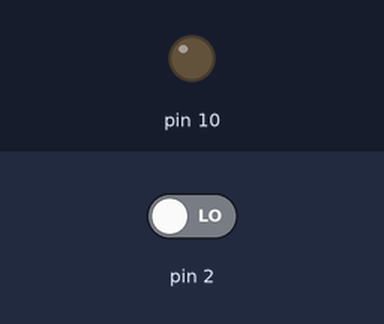
This sketch was run on a simulated Arduino Uno, built with avr-gcc and run on an emulated ATmega328P. Parts: output pins drawn as LEDs (lit = HIGH). The test bench sets the inputs (shaded band); at power-on: pin 2 LOW.

Above: at 1.2 s.
1.3 s: pin 2 driven HIGH
At 2.3 s:
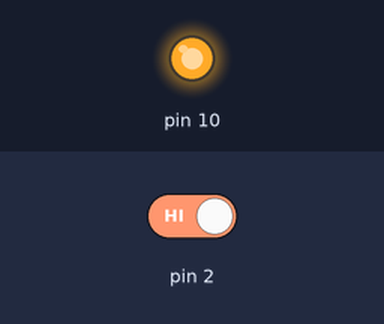
2.8 s: pin 2 driven LOW
At 3.4 s:
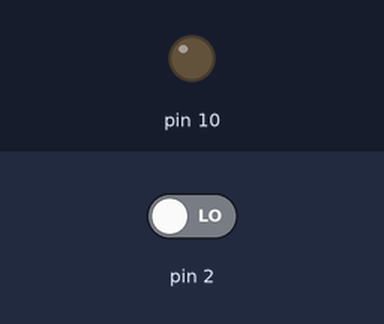
Timing chart, 0 to 5.8 s (numbered marks = the images above; inputs shaded):
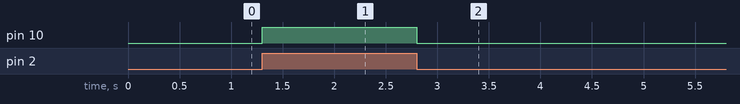

Measured:
- after the input at 1.3 s, pin 10: LOW → HIGH at once
- after the input at 2.8 s, pin 10: HIGH → LOW at once

The sketch:

bai3a.ino
```cpp
void setup() {
  // put your setup code here, to run once:
  pinMode(10,OUTPUT);
  pinMode(2,INPUT);
}

void loop() {
  // put your main code here, to run repeatedly:
  if(digitalRead(2)==1)
  {
    digitalWrite(10,1);
  }
  else
  {
    digitalWrite(10,0);
  }
}
```
